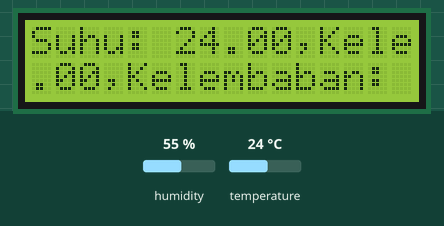
Bench run of a sketch on a simulated ESP8266 (NodeMCU). On the bench: 16×2 character LCD. Inputs (shaded band) come from the test bench; at power-on: humidity 55 %, temperature 24 °C. WiFi joins after 1.5 s; servers stay silent unless stated; what the sketch prints to the serial monitor is not drawn.

Above: at 11.4 s.
11.5 s: humidity set to 22 %
At 18.7 s:
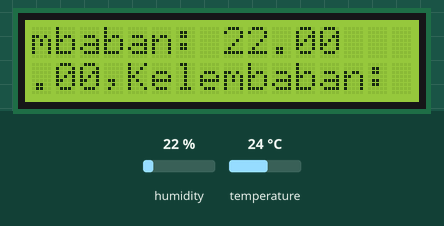
19.6 s: humidity set to 40 %
At 26.8 s:
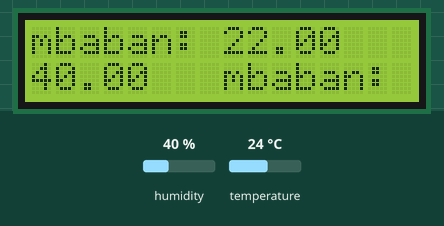
27.6 s: temperature set to 12 °C
At 34.8 s:
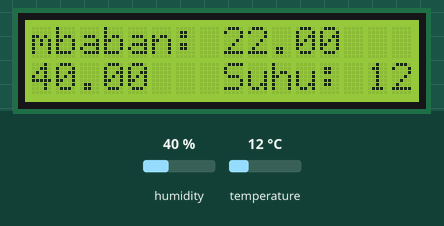
35.7 s: temperature set to 19 °C
At 42.8 s:
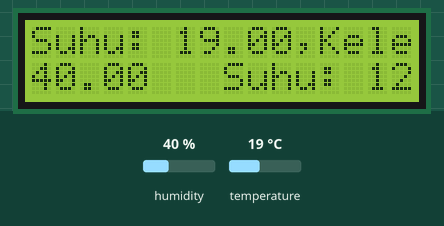
Timing chart, 0 to 44.3 s (numbered marks = the images above; inputs shaded):
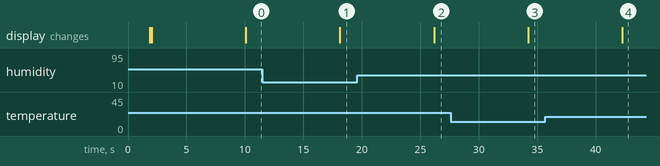

Measured:
- after the input at 11.5 s, the display: changes after 6.6 s (image 1)
- after the input at 19.6 s, the display: changes after 6.6 s (image 2)
- after the input at 27.6 s, the display: changes after 6.6 s (image 3)

The sketch:

suhu_kelembaban.ino
```cpp
#define BLYNK_TEMPLATE_ID "TMPL6aehE2BbE"
#define BLYNK_TEMPLATE_NAME "Suhu"
#define BLYNK_AUTH_TOKEN "-ncAnjvDIxJctB0wA5sOqRcoDmxTnX8i"

#define BLYNK_PRINT Serial
#include <ESP8266WiFi.h>
#include <BlynkSimpleEsp8266.h>

#include "DHT.h"

char auth[] = BLYNK_AUTH_TOKEN;

char ssid[] = "Hadi's";  // type your wifi name
char pass[] = "Den200904";  // type your wifi password

BlynkTimer timer;

#include <LiquidCrystal_I2C.h>
#define DHTTYPE DHT11
#define dht_pin D4
#include <Wire.h>
#include <LiquidCrystal_I2C.h>
LiquidCrystal_I2C lcd(0x27, 16, 2);
// pin data sensor DHT11 terhubung pada pin digital 2
     // tipe sensor DHT11
DHT dht(dht_pin, DHTTYPE);

void sendSensor()
{
  float h = dht.readHumidity();
  float t = dht.readTemperature(); // or dht.readTemperature(true) for Fahrenheit

  if (isnan(h) || isnan(t)) {
    Serial.println("Failed to read from DHT sensor!");
    return;
  }
  // You can send any value at any time.
  // Please don't send more that 10 values per second.
    Blynk.virtualWrite(V0, t);
    Blynk.virtualWrite(V1, h);
    Serial.print("Temperature : ");
    Serial.print(t);
    Serial.print("    Humidity : ");
    Serial.println(h);

      lcd.print("Suhu: ");
  lcd.print(t);
  lcd.print(",");
    lcd.print("Kelembaban: ");
  lcd.print(h);
  lcd.println("\n");
  delay(8000);
}

void setup() {
  Serial.begin(115200);

Blynk.begin(auth, ssid, pass, "blynk-cloud.com",8080);
dht.begin();
    lcd.init();
  // set up the LCD's number of columns and rows:
  lcd.backlight();

    timer.setInterval(100L, sendSensor);

}

void loop() {
   Blynk.run();
  timer.run();


}
```
